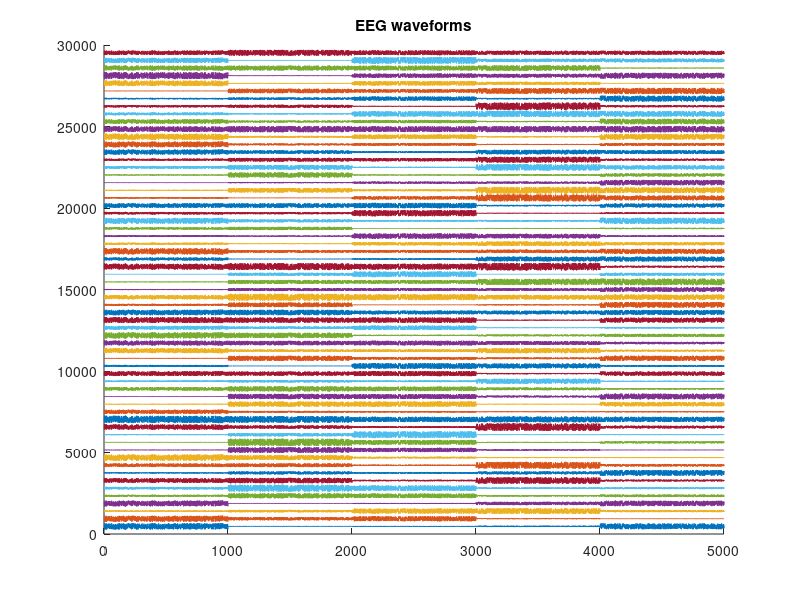

This chart was generated by the following MATLAB code: (Note: this script raises an error after producing the figure.)
%% Simulate some data
clear all %#ok<CLALL>
close all




N_mu_true = 5;
N_s = 64;
N_T = 1e3*N_mu_true;
a_kt_true = 0*(2*rand(N_mu_true,N_T) - 1); % uniform in [-1,1]
L_t_true = [];
time_index=1;
for k = 1:N_mu_true
  L_t_true = [L_t_true, k*ones(1,N_T/N_mu_true)];
  a_kt_true(k,time_index:time_index +N_T/N_mu_true-1 ) =2*rand(1,N_T/N_mu_true) - 1;
  time_index = time_index + N_T/N_mu_true;
end
sigma2_noise_true = 0.01;


H = ((eye(N_s) - ones(N_s,N_s)/N_s));
Gamma_k_true_r = 2*rand(N_mu_true,N_s) -1;
Gamma_k_true = sigma2_noise_true.*(H*Gamma_k_true_r.').';

for k = 1:N_mu_true %normalization
    Gamma_k_true(k,:) = Gamma_k_true(k,:)./norm(Gamma_k_true(k,:));
end

C =2*rand(N_T,N_s) -1;
beta = sigma2_noise_true;
W = eye(N_s,N_s);

E_t = beta*H*W*C.';



 V_t = a_kt_true(L_t_true,:).'*Gamma_k_true(L_t_true,:) +E_t.';
 V_t = V_t.';

%% Visualize EEG waves
figure(1)

hold on
max_potential_value = max(max(V_t(1:end,:)));
min_potential_value = min(min(V_t(1:end,:)));
peak2peak_max_amplitude = max_potential_value - min_potential_value;
for i = 1:size(V_t,1)-1
    plot(i*peak2peak_max_amplitude + V_t(i,:))
end
title('EEG waveforms')
hold off

N_T = size(V_t,2); %number of samples - number of time instants
N_s = size(V_t,1); %number of electrodes

% Optimize number of microstate
disp('Optimize number of microstate...')
K = 2:6;
for i=1:length(K)
    N_mu = K(i);
    [~,~,~,~,sigma2_mu ] = modified_Kmean(V_t,N_mu); 
    sigma2_mcv(i) = sigma2_mu*((N_s-1)^-1 * (N_s-1-N_mu))^-2;
end
[~,bestK] = min(sigma2_mcv);
bestK = K(bestK);
figure
plot(K,sigma2_mcv,'-o');
title('Predictive residual variance')
ylabel('\sigma^2_{mcv}');
xlabel('N_{\mu}')

% recompute for optimal number of microstate
[L_t,R2,R2_s,Gamma_k,sigma2_mu ] = modified_Kmean(V_t,bestK);
N_mu = bestK;

%% show us the microstates
figure(3)
for k = 1:N_mu
    subplot(1,N_mu,k)
    microstate =  topographic_brain_map_64(Gamma_k{k}');
    imagesc(microstate, [0,max(max(microstate))]);
    title(['Microstate ',num2str(k)])
end
figure(4)
for k = 1:N_mu_true
    subplot(1,N_mu_true,k)
    microstate =  topographic_brain_map_64(Gamma_k_true(k,:));
    imagesc(microstate, [0,max(max(microstate))]);
    title(['True Microstate ',num2str(k)])
end
%% check results in real time
%{
figure
for t = 1:N_T
   V_t_tmp = V_t(1:end,t)'; % current vector   
   imagesc(topographic_brain_map_64(V_t_tmp),[0,256])
   colormap('gray')
   title(['EEG in real time, t = ',num2str(1/N_T*t*10), ' s'])
   xlabel(['Current microstate: ',num2str(L_t(t))])
    drawnow                
end
 %}
%% microstate sequence
figure(6)
plot(L_t_true)
hold on
plot(L_t)
hold off
legend('True labels','estimated labels')

figure(7)
[UU,VV,SS] = svd(V_t);
plot3(SS(1,:),SS(2,:),SS(3,:),'.','MarkerSize',0.1);
grid on